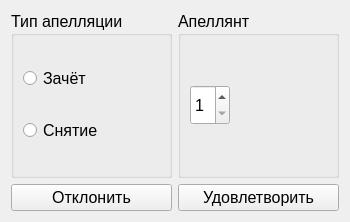
<?xml version="1.0" encoding="UTF-8"?>
<ui version="4.0">
 <class>AppealWindow</class>
 <widget class="QWidget" name="AppealWindow">
  <property name="windowModality">
   <enum>Qt::WindowModal</enum>
  </property>
  <property name="geometry">
   <rect>
    <x>0</x>
    <y>0</y>
    <width>350</width>
    <height>222</height>
   </rect>
  </property>
  <property name="windowTitle">
   <string>Form</string>
  </property>
  <layout class="QGridLayout" name="gridLayout">
   <item row="0" column="0">
    <widget class="QGroupBox" name="groupBox">
     <property name="font">
      <font>
       <family>Arial</family>
       <pointsize>12</pointsize>
      </font>
     </property>
     <property name="title">
      <string>Тип апелляции</string>
     </property>
     <layout class="QVBoxLayout" name="verticalLayout">
      <item>
       <widget class="QRadioButton" name="approveButton">
        <property name="text">
         <string>Зачёт</string>
        </property>
       </widget>
      </item>
      <item>
       <widget class="QRadioButton" name="removeButton">
        <property name="text">
         <string>Снятие</string>
        </property>
       </widget>
      </item>
     </layout>
    </widget>
   </item>
   <item row="0" column="1">
    <widget class="QGroupBox" name="groupBox_2">
     <property name="font">
      <font>
       <family>Arial</family>
       <pointsize>12</pointsize>
      </font>
     </property>
     <property name="title">
      <string>Апеллянт</string>
     </property>
     <layout class="QVBoxLayout" name="verticalLayout_2">
      <item>
       <widget class="QSpinBox" name="appealerNumberSpinBox">
        <property name="maximumSize">
         <size>
          <width>40</width>
          <height>40</height>
         </size>
        </property>
        <property name="minimum">
         <number>1</number>
        </property>
        <property name="maximum">
         <number>4</number>
        </property>
       </widget>
      </item>
     </layout>
    </widget>
   </item>
   <item row="1" column="0">
    <widget class="QPushButton" name="cancelButton">
     <property name="font">
      <font>
       <family>Arial</family>
       <pointsize>12</pointsize>
      </font>
     </property>
     <property name="text">
      <string>Отклонить</string>
     </property>
    </widget>
   </item>
   <item row="1" column="1">
    <widget class="QPushButton" name="applyButton">
     <property name="font">
      <font>
       <family>Arial</family>
       <pointsize>12</pointsize>
      </font>
     </property>
     <property name="text">
      <string>Удовлетворить</string>
     </property>
    </widget>
   </item>
  </layout>
 </widget>
 <resources/>
 <connections/>
</ui>
